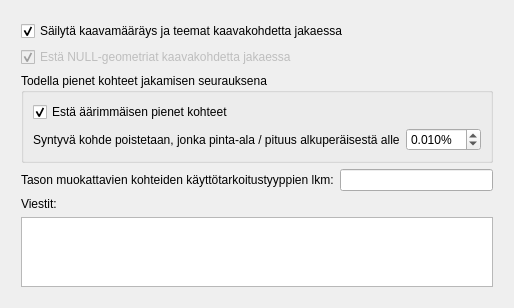
<?xml version="1.0" encoding="UTF-8"?>
<ui version="4.0">
 <class>gsDockWidgetGeometryEditSettings</class>
 <widget class="QgsDockWidget" name="gsDockWidgetGeometryEditSettings">
  <property name="geometry">
   <rect>
    <x>0</x>
    <y>0</y>
    <width>358</width>
    <height>285</height>
   </rect>
  </property>
  <property name="windowTitle">
   <string>Kaavakohteiden jakamisen muutosasetukset</string>
  </property>
  <widget class="QWidget" name="dockWidgetContents">
   <layout class="QVBoxLayout" name="verticalLayout_3">
    <item>
     <layout class="QVBoxLayout" name="verticalLayout_2">
      <property name="leftMargin">
       <number>12</number>
      </property>
      <property name="topMargin">
       <number>12</number>
      </property>
      <property name="rightMargin">
       <number>12</number>
      </property>
      <property name="bottomMargin">
       <number>12</number>
      </property>
      <item>
       <widget class="QCheckBox" name="checkBoxKeepFeatureRelations">
        <property name="text">
         <string>Säilytä kaavamääräys ja teemat kaavakohdetta jakaessa</string>
        </property>
        <property name="checked">
         <bool>true</bool>
        </property>
       </widget>
      </item>
      <item>
       <widget class="QCheckBox" name="checkBoxPreventNULLGeometries">
        <property name="enabled">
         <bool>false</bool>
        </property>
        <property name="text">
         <string>Estä NULL-geometriat kaavakohdetta jakaessa</string>
        </property>
        <property name="checked">
         <bool>true</bool>
        </property>
       </widget>
      </item>
      <item>
       <widget class="QGroupBox" name="groupBox">
        <property name="title">
         <string>Todella pienet kohteet jakamisen seurauksena</string>
        </property>
        <layout class="QVBoxLayout" name="verticalLayout">
         <item>
          <widget class="QCheckBox" name="checkBoxPreventFeaturesWithTinyGeometries">
           <property name="text">
            <string>Estä äärimmäisen pienet kohteet</string>
           </property>
           <property name="checked">
            <bool>true</bool>
           </property>
          </widget>
         </item>
         <item>
          <layout class="QHBoxLayout" name="horizontalLayout_2">
           <item>
            <widget class="QLabel" name="label">
             <property name="text">
              <string>Syntyvä kohde poistetaan, jonka pinta-ala / pituus alkuperäisestä alle</string>
             </property>
            </widget>
           </item>
           <item>
            <widget class="QDoubleSpinBox" name="doubleSpinBoxPreventFeaturesWithTinyGeometries">
             <property name="suffix">
              <string>%</string>
             </property>
             <property name="decimals">
              <number>3</number>
             </property>
             <property name="minimum">
              <double>0.001000000000000</double>
             </property>
             <property name="maximum">
              <double>50.000000000000000</double>
             </property>
             <property name="singleStep">
              <double>0.010000000000000</double>
             </property>
             <property name="value">
              <double>0.010000000000000</double>
             </property>
            </widget>
           </item>
          </layout>
         </item>
        </layout>
       </widget>
      </item>
      <item>
       <layout class="QHBoxLayout" name="horizontalLayout">
        <item>
         <widget class="QLabel" name="label_3">
          <property name="text">
           <string>Tason muokattavien kohteiden käyttötarkoitustyyppien lkm:</string>
          </property>
         </widget>
        </item>
        <item>
         <widget class="QLineEdit" name="lineEditEditableFeatureClassesCount">
          <property name="readOnly">
           <bool>true</bool>
          </property>
         </widget>
        </item>
       </layout>
      </item>
      <item>
       <widget class="QLabel" name="label_2">
        <property name="text">
         <string>Viestit:</string>
        </property>
       </widget>
      </item>
      <item>
       <widget class="QPlainTextEdit" name="plainTextEditMessages">
        <property name="readOnly">
         <bool>true</bool>
        </property>
       </widget>
      </item>
     </layout>
    </item>
   </layout>
  </widget>
 </widget>
 <customwidgets>
  <customwidget>
   <class>QgsDockWidget</class>
   <extends>QDockWidget</extends>
   <header>qgsdockwidget.h</header>
   <container>1</container>
  </customwidget>
 </customwidgets>
 <resources/>
 <connections/>
</ui>
